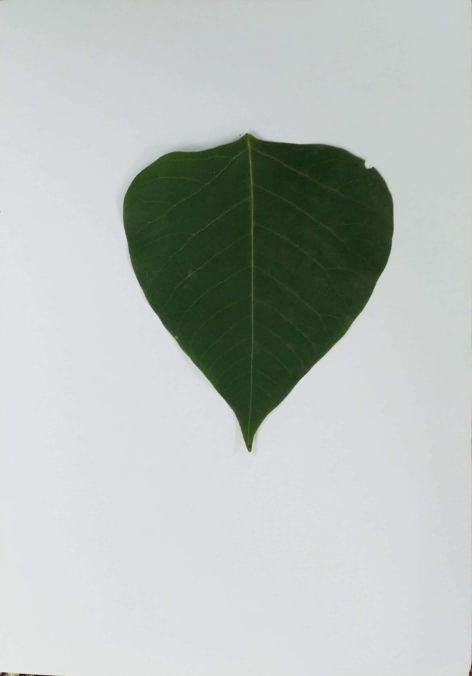
#> input picture data/Chinese Tallow 1/chinese tallow_114.jpg, 944 x 1352 px (shown at 1/2 size); its folder holds 4 pictures in this run
$ python dump_entropy.py
#> lines starting #> are read from the running program, lines starting #| are printed output that depends on the picture
import cv2
import glob
import math
import csv
import pickle
import numpy as np
from sklearn import svm
from sklearn.model_selection import train_test_split
from function import EkstraksiWarna,preprocess,entropy
fixed_size = tuple((150, 250))

#Fungsi hitung entropi
# [34 lines left out: function preprocess, not called in this run]

def entropy(img):
    """calculate the entropy of an image"""
    clr = ('b', 'g', 'r')
    for i, col in enumerate(clr):
        histBGR = cv2.calcHist([img], [i], None, [256], [0, 256])
    histLength = sum(histBGR)
    samples_probability = [float(h) / histLength for h in histBGR]
    return -sum([p * math.log(p, 2) for p in samples_probability if p != 0])

#Fungsi hitung nilai rata2 R, G, dan B
def EkstraksiWarna(img):
    data=[]
    # Mencari rata-rata dan standar deviasi dari image (Library OpenCV)
    means,stdev = cv2.meanStdDev(img)
    # Dikonversi ke list
    stats = list(np.concatenate([means]).flatten())
    data[:]=stats
    return data

#Bagian yang di komen panjang di bawah ini = baca semua data, kemarin belum berhasil pake cara yg otomastinya
imgs1 = sorted(glob.glob('data/Chinese Tallow 1/*.jpg'))
imgs2 = sorted(glob.glob('data/Euphorbia Mili 2/*.jpg'))
imgs3 = sorted(glob.glob('data/Excoecaria 3/*.jpg'))
imgs4 = sorted(glob.glob('data/Garden Croton 4 - Copy/*.jpg'))
imgs5 = sorted(glob.glob('data/Hevea Brasilinsis 5 - Copy/*.jpg'))

# EKSTRAKSI FITUR
fitur = []
fiturTrain=[]
fiturX=[]
for img in imgs1:
    image = cv2.imread(img)
#> image is the input picture: shape (1352, 944, 3); mean B, G, R 185.6, 189.2, 182.2
    height, width, channels = image.shape
#> height = 1352; width = 944; channels = 3
    if height < width:
        image = np.rot90(image)
    #kalau fungsi ekstraksi fitur sudah ada semua, penulisan bagian entropi jadi gini:
    # semuaFitur = np.hstack([fitur1, fitur2, fitur3, dst.]), sisanya menyesuaikan
    # dan sebelumnya memanggil semua fungsi ekstraksi
    image = cv2.resize(image, fixed_size)
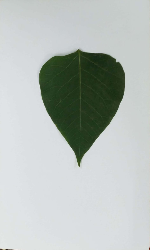
#> image: shape (250, 150, 3); mean B, G, R 185.6, 189.2, 182.2
    entropi = entropy(image)
#> in entropy, `histLength = sum(histBGR)`: histLength = [37500]
#> in entropy, `samples_probability = [float(h) / histLength for h in histBGR]`: samples_probability = 256 items, first 6: [0], [0], [0], [0], [0], [0]
#> entropi = [5.2]
    rgb = EkstraksiWarna(image)
#> in EkstraksiWarna, `means,stdev = cv2.meanStdDev(img)`: means = [185.6, 189.2, 182.2]; stdev = [71.21, 60.28, 66.19]
#> in EkstraksiWarna, `stats = list(np.concatenate([means]).flatten())`: stats = [185.6, 189.2, 182.2]
#> rgb = [185.6, 189.2, 182.2]
    semuaFitur = np.hstack([entropi, rgb])
#> semuaFitur = [5.2, 185.6, 189.2, 182.2]
    fitur.append(semuaFitur)
#> pass 2 of the loop `for img in imgs1:`:
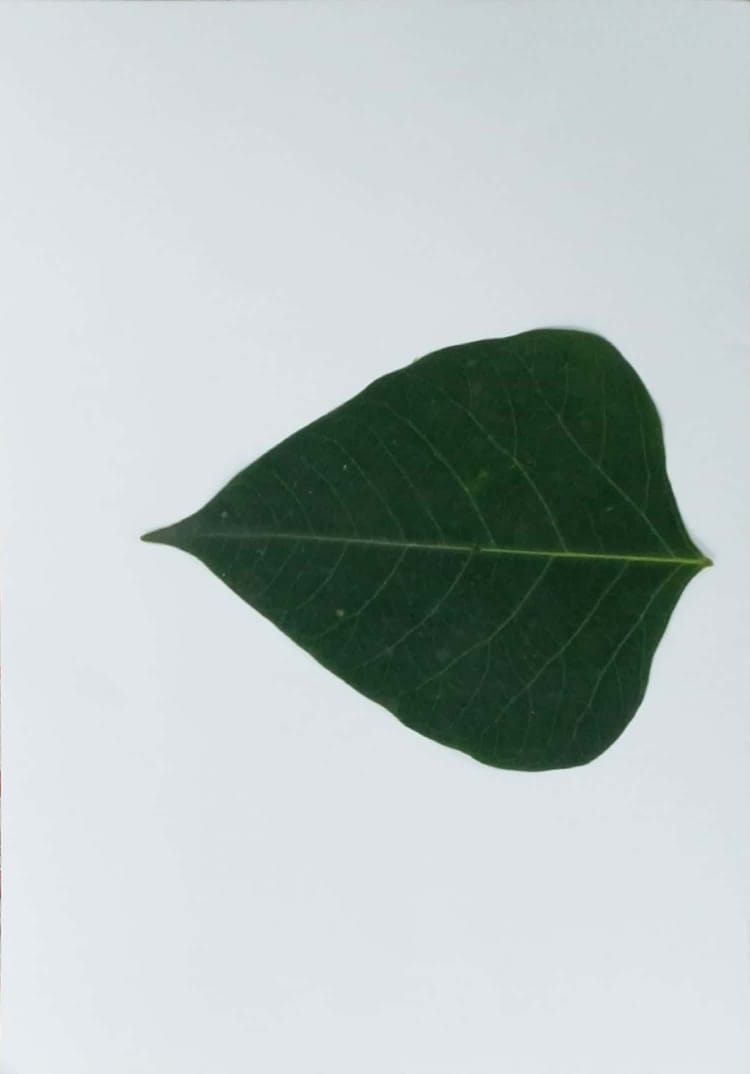
#> input picture data/Chinese Tallow 1/chinese tallow_118.jpg, 750 x 1074 px
#> image is the input picture: shape (1074, 750, 3); mean B, G, R 191.4, 192.3, 182.4
#> `image = cv2.resize(image, fixed_size)`:
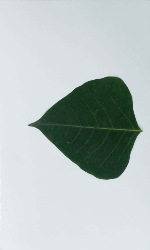
#> image: shape (250, 150, 3); mean B, G, R 191.5, 192.3, 182.5
#> entropi = [5.04]
#> rgb = [191.5, 192.3, 182.5]
#> semuaFitur = [5.04, 191.5, 192.3, 182.5]
#> pass 3 of the loop `for img in imgs1:`:
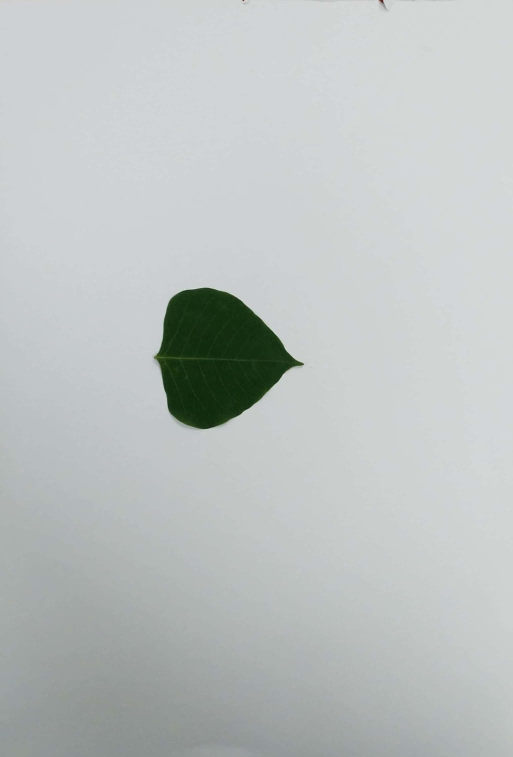
#> input picture data/Chinese Tallow 1/chinese tallow_12.jpg, 1026 x 1514 px (shown at 1/2 size)
#> image is the input picture: shape (1514, 1026, 3); mean B, G, R 192.8, 193.2, 188.1
#> `image = cv2.resize(image, fixed_size)`:
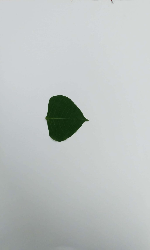
#> image: shape (250, 150, 3); mean B, G, R 192.8, 193.2, 188.1
#> entropi = [5.37]
#> rgb = [192.8, 193.2, 188.1]
#> semuaFitur = [5.37, 192.8, 193.2, 188.1]
#> the loop made 4 passes; the first 3 are shown
X_train, X_test = train_test_split(fitur, test_size=0.3, random_state=42)
fiturTrain=X_train
fiturX=X_test
fitur = []
X_train=[]
X_test=[]
for img in imgs2:
    image = cv2.imread(img)
    # image = cv2.resize(image, fixed_size)
    if height < width:
        image = np.rot90(image)
    #kalau fungsi ekstraksi fitur sudah ada semua, penulisan bagian entropi jadi gini:
    # semuaFitur = np.hstack([fitur1, fitur2, fitur3, dst.]), sisanya menyesuaikan
    # dan sebelumnya memanggil semua fungsi ekstraksi
    image = cv2.resize(image, fixed_size)
    entropi = entropy(image)
    rgb = EkstraksiWarna(image)
    semuaFitur = np.hstack([entropi, rgb])
    fitur.append(semuaFitur)
#> (the run stopped early here; a loop or call above may not have finished)
